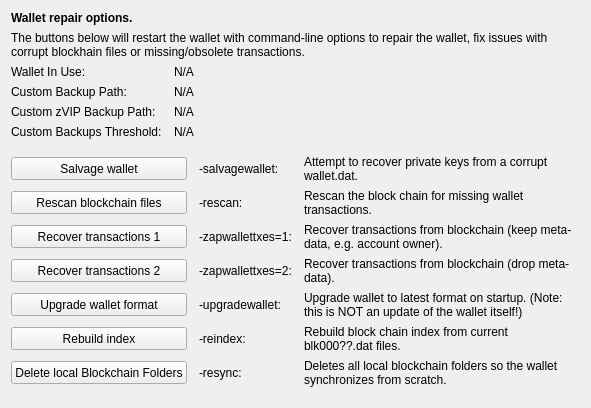
     <widget class="QWidget" name="tab_repair">
      <attribute name="title">
       <string>&amp;Wallet Repair</string>
      </attribute>
      <layout class="QGridLayout" name="gridLayout_4" columnstretch="0,0,0,0">
       <property name="horizontalSpacing">
        <number>12</number>
       </property>
       <item row="0" column="0" colspan="4">
        <widget class="QLabel" name="label_repair_header">
         <property name="font">
          <font>
           <weight>75</weight>
           <bold>true</bold>
          </font>
         </property>
         <property name="text">
          <string>Wallet repair options.</string>
         </property>
        </widget>
       </item>
       <item row="1" column="0" colspan="4">
        <widget class="QLabel" name="label_repair_helptext">
         <property name="font">
          <font>
           <weight>50</weight>
           <bold>false</bold>
          </font>
         </property>
         <property name="text">
          <string>The buttons below will restart the wallet with command-line options to repair the wallet, fix issues with corrupt blockhain files or missing/obsolete transactions.</string>
         </property>
         <property name="wordWrap">
          <bool>true</bool>
         </property>
        </widget>
       </item>
       <item row="2" column="0">
        <widget class="QLabel" name="wallet_path_label">
         <property name="text">
          <string>Wallet In Use:</string>
         </property>
        </widget>
       </item>
       <item row="2" column="1" colspan="3">
        <widget class="QLabel" name="wallet_path">
         <property name="cursor">
          <cursorShape>IBeamCursor</cursorShape>
         </property>
         <property name="text">
          <string>N/A</string>
         </property>
         <property name="textFormat">
          <enum>Qt::PlainText</enum>
         </property>
         <property name="textInteractionFlags">
          <set>Qt::LinksAccessibleByMouse|Qt::TextSelectableByKeyboard|Qt::TextSelectableByMouse</set>
         </property>
        </widget>
       </item>
       <item row="3" column="0">
        <widget class="QLabel" name="wallet_custombackuppath_label">
         <property name="visible">
          <bool>false</bool>
         </property>
         <property name="text">
          <string>Custom Backup Path:</string>
         </property>
        </widget>
       </item>
       <item row="3" column="1" colspan="3">
        <widget class="QLabel" name="wallet_custombackuppath">
         <property name="cursor">
          <cursorShape>IBeamCursor</cursorShape>
         </property>
         <property name="visible">
          <bool>false</bool>
         </property>
         <property name="text">
          <string>N/A</string>
         </property>
         <property name="textFormat">
          <enum>Qt::PlainText</enum>
         </property>
         <property name="textInteractionFlags">
          <set>Qt::LinksAccessibleByMouse|Qt::TextSelectableByKeyboard|Qt::TextSelectableByMouse</set>
         </property>
        </widget>
       </item>
       <item row="4" column="0">
        <widget class="QLabel" name="wallet_customzvipbackuppath_label">
         <property name="visible">
          <bool>false</bool>
         </property>
         <property name="text">
          <string>Custom zVIP Backup Path:</string>
         </property>
        </widget>
       </item>
       <item row="4" column="1" colspan="3">
        <widget class="QLabel" name="wallet_customzvipbackuppath">
         <property name="cursor">
          <cursorShape>IBeamCursor</cursorShape>
         </property>
         <property name="visible">
          <bool>false</bool>
         </property>
         <property name="text">
          <string>N/A</string>
         </property>
         <property name="textFormat">
          <enum>Qt::PlainText</enum>
         </property>
         <property name="textInteractionFlags">
          <set>Qt::LinksAccessibleByMouse|Qt::TextSelectableByKeyboard|Qt::TextSelectableByMouse</set>
         </property>
        </widget>
       </item>
       <item row="5" column="0">
        <widget class="QLabel" name="wallet_custombackupthreshold_label">
         <property name="visible">
          <bool>false</bool>
         </property>
         <property name="text">
          <string>Custom Backups Threshold:</string>
         </property>
        </widget>
       </item>
       <item row="5" column="1" colspan="3">
        <widget class="QLabel" name="wallet_custombackupthreshold">
         <property name="cursor">
          <cursorShape>IBeamCursor</cursorShape>
         </property>
         <property name="visible">
          <bool>false</bool>
         </property>
         <property name="text">
          <string>N/A</string>
         </property>
         <property name="textFormat">
          <enum>Qt::PlainText</enum>
         </property>
         <property name="textInteractionFlags">
          <set>Qt::LinksAccessibleByMouse|Qt::TextSelectableByKeyboard|Qt::TextSelectableByMouse</set>
         </property>
        </widget>
       </item>
       <item row="6" column="0">
        <spacer name="verticalSpacer_repair1">
         <property name="orientation">
          <enum>Qt::Vertical</enum>
         </property>
         <property name="sizeHint" stdset="0">
          <size>
           <width>10</width>
           <height>10</height>
          </size>
         </property>
        </spacer>
       </item>
       <item row="7" column="0" colspan="2">
        <widget class="QPushButton" name="btn_salvagewallet">
         <property name="minimumSize">
          <size>
           <width>100</width>
           <height>23</height>
          </size>
         </property>
         <property name="text">
          <string>Salvage wallet</string>
         </property>
        </widget>
       </item>
       <item row="7" column="2">
        <widget class="QLabel" name="label_repair_salvage_command">
         <property name="text">
          <string notr="true">-salvagewallet:</string>
         </property>
        </widget>
       </item>
       <item row="7" column="3">
        <widget class="QLabel" name="label_repair_salvage">
         <property name="text">
          <string>Attempt to recover private keys from a corrupt wallet.dat.</string>
         </property>
         <property name="wordWrap">
          <bool>true</bool>
         </property>
        </widget>
       </item>
       <item row="8" column="0" colspan="2">
        <widget class="QPushButton" name="btn_rescan">
         <property name="minimumSize">
          <size>
           <width>100</width>
           <height>23</height>
          </size>
         </property>
         <property name="text">
          <string>Rescan blockchain files</string>
         </property>
        </widget>
       </item>
       <item row="8" column="2">
        <widget class="QLabel" name="label_repair_rescan_command">
         <property name="text">
          <string notr="true">-rescan:</string>
         </property>
        </widget>
       </item>
       <item row="8" column="3">
        <widget class="QLabel" name="label_repair_rescan">
         <property name="text">
          <string>Rescan the block chain for missing wallet transactions.</string>
         </property>
         <property name="wordWrap">
          <bool>true</bool>
         </property>
        </widget>
       </item>
       <item row="9" column="0" colspan="2">
        <widget class="QPushButton" name="btn_zapwallettxes1">
         <property name="minimumSize">
          <size>
           <width>100</width>
           <height>23</height>
          </size>
         </property>
         <property name="text">
          <string>Recover transactions 1</string>
         </property>
        </widget>
       </item>
       <item row="9" column="2">
        <widget class="QLabel" name="label_repair_zap1_command">
         <property name="text">
          <string notr="true">-zapwallettxes=1:</string>
         </property>
        </widget>
       </item>
       <item row="9" column="3">
        <widget class="QLabel" name="label_repair_zap1">
         <property name="text">
          <string>Recover transactions from blockchain (keep meta-data, e.g. account owner).</string>
         </property>
         <property name="wordWrap">
          <bool>true</bool>
         </property>
        </widget>
       </item>
       <item row="10" column="0" colspan="2">
        <widget class="QPushButton" name="btn_zapwallettxes2">
         <property name="minimumSize">
          <size>
           <width>100</width>
           <height>23</height>
          </size>
         </property>
         <property name="text">
          <string>Recover transactions 2</string>
         </property>
        </widget>
       </item>
       <item row="10" column="2">
        <widget class="QLabel" name="label_repair_zap2_command">
         <property name="text">
          <string notr="true">-zapwallettxes=2:</string>
         </property>
        </widget>
       </item>
       <item row="10" column="3">
        <widget class="QLabel" name="label_repair_zap2">
         <property name="text">
          <string>Recover transactions from blockchain (drop meta-data).</string>
         </property>
         <property name="wordWrap">
          <bool>true</bool>
         </property>
        </widget>
       </item>
       <item row="11" column="0" colspan="2">
        <widget class="QPushButton" name="btn_upgradewallet">
         <property name="minimumSize">
          <size>
           <width>100</width>
           <height>23</height>
          </size>
         </property>
         <property name="text">
          <string>Upgrade wallet format</string>
         </property>
        </widget>
       </item>
       <item row="11" column="2">
        <widget class="QLabel" name="label_repair_upgrade_command">
         <property name="text">
          <string notr="true">-upgradewallet:</string>
         </property>
        </widget>
       </item>
       <item row="11" column="3">
        <widget class="QLabel" name="label_repair_upgrade">
         <property name="text">
          <string>Upgrade wallet to latest format on startup. (Note: this is NOT an update of the wallet itself!)</string>
         </property>
         <property name="wordWrap">
          <bool>true</bool>
         </property>
        </widget>
       </item>
       <item row="12" column="0" colspan="2">
        <widget class="QPushButton" name="btn_reindex">
         <property name="minimumSize">
          <size>
           <width>100</width>
           <height>23</height>
          </size>
         </property>
         <property name="text">
          <string>Rebuild index</string>
         </property>
        </widget>
       </item>
       <item row="12" column="2">
        <widget class="QLabel" name="label_repair_reindex_command">
         <property name="text">
          <string notr="true">-reindex:</string>
         </property>
        </widget>
       </item>
       <item row="12" column="3">
        <widget class="QLabel" name="label_repair_reindex">
         <property name="text">
          <string>Rebuild block chain index from current blk000??.dat files.</string>
         </property>
         <property name="wordWrap">
          <bool>true</bool>
         </property>
        </widget>
       </item>
       <item row="13" column="0" colspan="2">
        <widget class="QPushButton" name="btn_resync">
         <property name="minimumSize">
          <size>
           <width>100</width>
           <height>23</height>
          </size>
         </property>
         <property name="text">
          <string>Delete local Blockchain Folders</string>
         </property>
        </widget>
       </item>
       <item row="13" column="2">
        <widget class="QLabel" name="label_repair_resync_command">
         <property name="text">
          <string>-resync:</string>
         </property>
        </widget>
       </item>
       <item row="13" column="3">
        <widget class="QLabel" name="label_repair_resync">
         <property name="text">
          <string>Deletes all local blockchain folders so the wallet synchronizes from scratch.</string>
         </property>
         <property name="wordWrap">
          <bool>true</bool>
         </property>
        </widget>
       </item>
       <item row="14" column="0">
        <spacer name="verticalSpacer_repair2">
         <property name="orientation">
          <enum>Qt::Vertical</enum>
         </property>
         <property name="sizeHint" stdset="0">
          <size>
           <width>20</width>
           <height>10</height>
          </size>
         </property>
        </spacer>
       </item>
      </layout>
     </widget>
